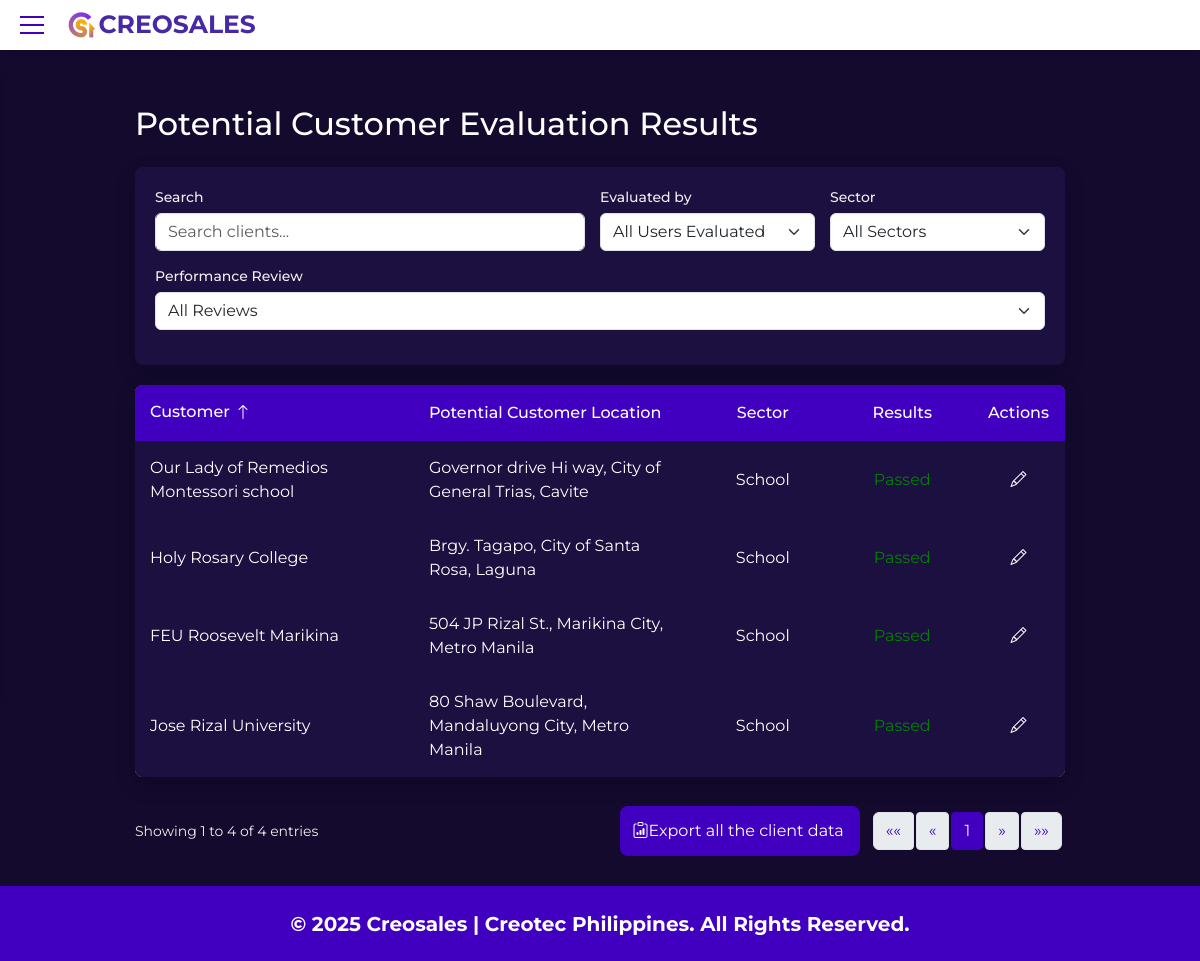
The app's page /new-structure/public/evaluations.php (signed in) with its own data.
### tables this page shows
CREATE TABLE `tbl_potentialcustomer` (
  `potentialcustomer_id` int(11) NOT NULL,
  `potentialcustomer_name` varchar(225) DEFAULT NULL,
  `potentialcustomer_type` tinyint(1) DEFAULT NULL COMMENT '0 = public, 1 = private',
  `potentialcustomer_location` varchar(225) DEFAULT NULL,
  `potentialcustomer_facility` varchar(225) DEFAULT NULL,
  `potentialcustomer_tuition` varchar(225) DEFAULT NULL,
  `sector_id` int(11) NOT NULL,
  `user_id` int(11) NOT NULL
);

CREATE TABLE `tbl_sector` (
  `sector_id` int(11) NOT NULL,
  `sector_name` varchar(20) DEFAULT NULL
);

CREATE TABLE `tbl_evaluation` (
  `evaluation_id` int(11) NOT NULL,
  `evaluation_rating` varchar(11) DEFAULT NULL,
  `evaluation_result` varchar(20) DEFAULT NULL,
  `evaluation_date` date DEFAULT NULL,
  `potentialcustomer_id` int(11) NOT NULL
);

### new-structure/public/views/evaluations_view.php (the view, shortened to what the rows shown need)
<!DOCTYPE html>
<html lang="en">
<head>
    <link rel="stylesheet" href="https://cdn.jsdelivr.net/npm/bootstrap@5.3.0/dist/css/bootstrap.min.css">
    <link rel="stylesheet" href="https://cdnjs.cloudflare.com/ajax/libs/font-awesome/6.4.0/css/all.min.css">
    <link rel="stylesheet"
        href="https://cdnjs.cloudflare.com/ajax/libs/bootstrap-icons/1.8.1/font/bootstrap-icons.min.css">
    <link rel="stylesheet" href="https://cdnjs.cloudflare.com/ajax/libs/font-awesome/5.15.4/css/all.min.css">
    <link rel="stylesheet" href="assets/css/sidebar_design.css" />
    <link rel="stylesheet" href="assets/css/header_footer_design.css" />
    <link rel="stylesheet" href="assets/css/evaluations_design.css" />
</head>
<body>
    <div class="main-content">
        <h2 class="mb-4">Potential Customer Evaluation Results</h2>
        <div class="table-container">
            <div class="table-responsive">
                <table class="flashcard-table">
                    <thead>
                        <tr>
                            <th style="width: 30%;">
                                Customer
                                <span
                                    class="sort-icon <?php echo $orderBy == 'potentialcustomer_name' ? ($orderDir == 'ASC' ? 'asc' : 'desc') : ''; ?>"
                                    onclick="sortBy('potentialcustomer_name', '<?php echo $orderBy == 'potentialcustomer_name' && $orderDir == 'ASC' ? 'DESC' : 'ASC'; ?>')">
                                    <i
                                        class="bi <?php echo $orderDir == 'ASC' ? 'bi-arrow-up' : 'bi-arrow-down'; ?>"></i>
                                </span>
                            </th>
                            <th style="width: 30%;">Potential Customer Location</th>
                            <th style="width: 15%; text-align: center;">Sector</th>
                            <th style="width: 15%; text-align: center;">Results</th>
                            <th style="width: 10%; text-align: center;">Actions</th>
                        </tr>
                    </thead>
                    <tbody>
                        <?php foreach ($potentialCustomers as $potentialCustomer): ?>
                        <tr>
                            <td><?= $potentialCustomer->name ?></td>
                            <td><?= $potentialCustomer->location->fullAddress ?></td>
                            <td style="text-align:center;"><?= $potentialCustomer->sector ?></td>
                            <td style="text-align:center; color: <?php
                                                                        if ($potentialCustomer->evaluation['result'] == 'Passed') echo 'green';
                                                                        else if ($potentialCustomer->evaluation['result'] == 'Failed') echo 'red';
                                                                        else echo 'white' ?>">
                                <?= $potentialCustomer->evaluation['result'] ?>
                            </td>
                            <td>
                                <div class="action-buttons">
                                    <a href="evaluation_profile.php?id=<?= $potentialCustomer->id ?>"
                                        class="action-button edit-button" title="Edit">
                                        <i class="bi bi-pencil" style="color:white;"></i>
                                    </a>
                                </div>
                            </td>
                        </tr>
                        <?php endforeach ?>
                    </tbody>
                </table>
            </div>
        </div>
    </div>
</body>
</html>

### records on screen
tbl_potentialcustomer: potentialcustomer_name "Our Lady of Remedios Montessori school", potentialcustomer_location "Governor drive Hi way, City of General Trias, Cavite", sector.sector_name "School", evaluation "Passed"
tbl_potentialcustomer: potentialcustomer_name "Holy Rosary College", potentialcustomer_location "Brgy. Tagapo, City of Santa Rosa, Laguna", sector.sector_name "School"
tbl_evaluation: evaluation_result "Passed"
tbl_potentialcustomer: potentialcustomer_name "FEU Roosevelt Marikina", potentialcustomer_location "504 JP Rizal St., Marikina City, Metro Manila", sector.sector_name "School"
tbl_evaluation: evaluation_result "Passed"
tbl_potentialcustomer: potentialcustomer_name "Jose Rizal University", potentialcustomer_location "80 Shaw Boulevard, Mandaluyong City, Metro Manila", sector.sector_name "School"
tbl_evaluation: evaluation_result "Passed"

### other values on screen
min($offset + 1, $totalRecords) "1"
min($offset + $recordsPerPage, $totalRecords) "4"
$totalRecords "4"
